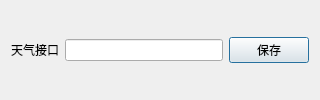
<?xml version="1.0" encoding="UTF-8"?>
<ui version="4.0">
 <class>Dialog_Weather_Cfg</class>
 <widget class="QDialog" name="Dialog_Weather_Cfg">
  <property name="geometry">
   <rect>
    <x>0</x>
    <y>0</y>
    <width>320</width>
    <height>100</height>
   </rect>
  </property>
  <property name="windowTitle">
   <string>Dialog</string>
  </property>
  <layout class="QHBoxLayout" name="horizontalLayout">
   <item>
    <widget class="QLabel" name="label">
     <property name="text">
      <string>天气接口</string>
     </property>
    </widget>
   </item>
   <item>
    <widget class="QLineEdit" name="leSetWeather"/>
   </item>
   <item>
    <widget class="QPushButton" name="btnSetWeather">
     <property name="text">
      <string>保存</string>
     </property>
    </widget>
   </item>
  </layout>
 </widget>
 <resources/>
 <connections/>
</ui>
